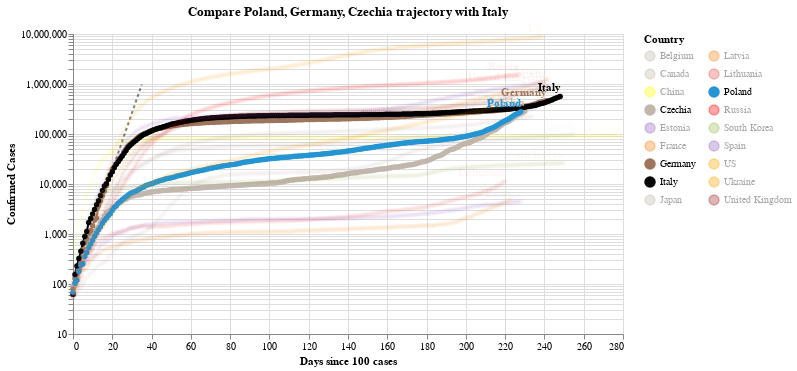

Here is the notebook cell this chart was saved with:
### Code cell
#hide_input
chart2 = make_since_chart(dff2,['Poland', 'Germany', 'Czechia'], baseline_countries)
chart2

### Figure 1 — Vega-Lite specification as saved in the notebook (floating-point values rounded to 4 significant figures; data arrays with more than 128 entries replaced by an {"elided": "..."} marker saying what was removed)
{"config": {"view": {"continuousWidth": 400, "continuousHeight": 300}}, "layer": [{"data": {"name": "data-628230001892d6798b50651be41d1b3e"}, "mark": {"type": "line", "color": "black", "opacity": 0.5, "strokeDash": [3, 3]}, "encoding": {"x": {"type": "quantitative", "field": "Days since 100 cases"}, "y": {"type": "quantitative", "field": "Confirmed Cases"}}}, {"data": {"name": "data-c4e2f6ee80c23c21aa645df1c2853909"}, "mark": {"type": "line", "point": true}, "encoding": {"color": {"type": "nominal", "field": "Country", "legend": {"columns": 2}, "scale": {"domain": ["Belgium", "Canada", "China", "Czechia", "Estonia", "France", "Germany", "Italy", "Japan", "Latvia", "Lithuania", "Poland", "Russia", "South Korea", "Spain", "US", "Ukraine", "United Kingdom"], "range": ["#C1B7AD", "#C1B7AD", "yellow", "#C1B7AD", "#9467bd", "#F58518", "#9D755D", "black", "#C1B7AD", "#F58518", "#E45756", "#2495D3", "red", "#A1BA59", "#9467bd", "orange", "orange", "brown"]}}, "opacity": {"condition": {"value": 1, "selection": "selector002"}, "value": 0.05}, "tooltip": [{"type": "nominal", "field": "Country"}, {"type": "temporal", "field": "Date"}, {"type": "quantitative", "field": "Confirmed Cases"}, {"type": "quantitative", "field": "Days since 100 cases"}], "x": {"type": "quantitative", "field": "Days since 100 cases"}, "y": {"type": "quantitative", "field": "Confirmed Cases", "scale": {"type": "log"}}}, "selection": {"selector002": {"type": "multi", "fields": ["Country"], "bind": "legend", "init": [{"Country": "Poland"}, {"Country": "Germany"}, {"Country": "Czechia"}, {"Country": "Italy"}]}}, "width": 550}, {"data": {"name": "data-c4e2f6ee80c23c21aa645df1c2853909"}, "mark": {"type": "text", "align": "right", "dy": -8, "fontWeight": "bold"}, "encoding": {"color": {"type": "nominal", "field": "Country", "legend": {"columns": 2}, "scale": {"domain": ["Belgium", "Canada", "China", "Czechia", "Estonia", "France", "Germany", "Italy", "Japan", "Latvia", "Lithuania", "Poland", "Russia", "South Korea", "Spain", "US", "Ukraine", "United Kingdom"], "range": ["#C1B7AD", "#C1B7AD", "yellow", "#C1B7AD", "#9467bd", "#F58518", "#9D755D", "black", "#C1B7AD", "#F58518", "#E45756", "#2495D3", "red", "#A1BA59", "#9467bd", "orange", "orange", "brown"]}}, "opacity": {"condition": {"value": 1, "selection": "selector002"}, "value": 0.05}, "text": {"type": "nominal", "field": "Country"}, "tooltip": [{"type": "nominal", "field": "Country"}, {"type": "temporal", "field": "Date"}, {"type": "quantitative", "field": "Confirmed Cases"}, {"type": "quantitative", "field": "Days since 100 cases"}], "x": {"type": "quantitative", "field": "Days since 100 cases"}, "y": {"type": "quantitative", "field": "Confirmed Cases", "scale": {"type": "log"}}}, "transform": [{"filter": "(datum['Date'] >= 1603756800000)"}], "width": 550}], "title": "Compare Poland, Germany, Czechia trajectory with Italy", "$schema": "https://vega.github.io/schema/vega-lite/v4.8.1.json", "datasets": {"data-628230001892d6798b50651be41d1b3e": [{"Days since 100 cases": 0, "Confirmed Cases": 100.0}, {"Days since 100 cases": 1, "Confirmed Cases": 130.0}, {"Days since 100 cases": 2, "Confirmed Cases": 169.0}, {"Days since 100 cases": 3, "Confirmed Cases": 219.7}, {"Days since 100 cases": 4, "Confirmed Cases": 285.6}, {"Days since 100 cases": 5, "Confirmed Cases": 371.3}, {"Days since 100 cases": 6, "Confirmed Cases": 482.7}, {"Days since 100 cases": 7, "Confirmed Cases": 627.5}, {"Days since 100 cases": 8, "Confirmed Cases": 815.7}, {"Days since 100 cases": 9, "Confirmed Cases": 1060.0}, {"Days since 100 cases": 10, "Confirmed Cases": 1379.0}, {"Days since 100 cases": 11, "Confirmed Cases": 1792.0}, {"Days since 100 cases": 12, "Confirmed Cases": 2330.0}, {"Days since 100 cases": 13, "Confirmed Cases": 3029.0}, {"Days since 100 cases": 14, "Confirmed Cases": 3937.0}, {"Days since 100 cases": 15, "Confirmed Cases": 5119.0}, {"Days since 100 cases": 16, "Confirmed Cases": 6654.0}, {"Days since 100 cases": 17, "Confirmed Cases": 8650.0}, {"Days since 100 cases": 18, "Confirmed Cases": 11250.0}, {"Days since 100 cases": 19, "Confirmed Cases": 14620.0}, {"Days since 100 cases": 20, "Confirmed Cases": 19000.0}, {"Days since 100 cases": 21, "Confirmed Cases": 24710.0}, {"Days since 100 cases": 22, "Confirmed Cases": 32120.0}, {"Days since 100 cases": 23, "Confirmed Cases": 41750.0}, {"Days since 100 cases": 24, "Confirmed Cases": 54280.0}, {"Days since 100 cases": 25, "Confirmed Cases": 70560.0}, {"Days since 100 cases": 26, "Confirmed Cases": 91730.0}, {"Days since 100 cases": 27, "Confirmed Cases": 119300.0}, {"Days since 100 cases": 28, "Confirmed Cases": 155000.0}, {"Days since 100 cases": 29, "Confirmed Cases": 201500.0}, {"Days since 100 cases": 30, "Confirmed Cases": 262000.0}, {"Days since 100 cases": 31, "Confirmed Cases": 340600.0}, {"Days since 100 cases": 32, "Confirmed Cases": 442800.0}, {"Days since 100 cases": 33, "Confirmed Cases": 575600.0}, {"Days since 100 cases": 34, "Confirmed Cases": 748300.0}, {"Days since 100 cases": 35, "Confirmed Cases": 972800.0}], "data-c4e2f6ee80c23c21aa645df1c2853909": {"elided": "4299 records"}}}
